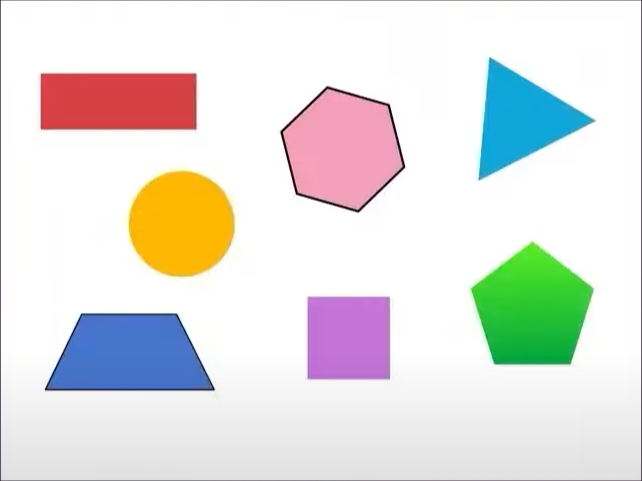
#> input picture Images/shapes.png, 642 x 481 px, found by its file name
$ jupyter execute '41_Contour Moments and Convex Hull using OpenCV.ipynb'
#> lines starting #> are read from the running program, lines starting #| are printed output that depends on the picture; after the words box and inside, x2 and y2 are one past the last pixel; in counts of white or black regions, pixels touching at a corner belong together
**41_Contour Moments and Convex Hull using OpenCV**

[cell 1]
import cv2

[cell 2]
img = cv2.imread(r"C:\Users\hp\Documents\jupyter\OpenCV by WsCube Tech\Images\shapes.png")
#> img is the input picture: shape (481, 642, 3); mean B, G, R 223.4, 226.5, 227.3
#To create contour first convert image into gray scale
gray = cv2.cvtColor(img, cv2.COLOR_BGR2GRAY)
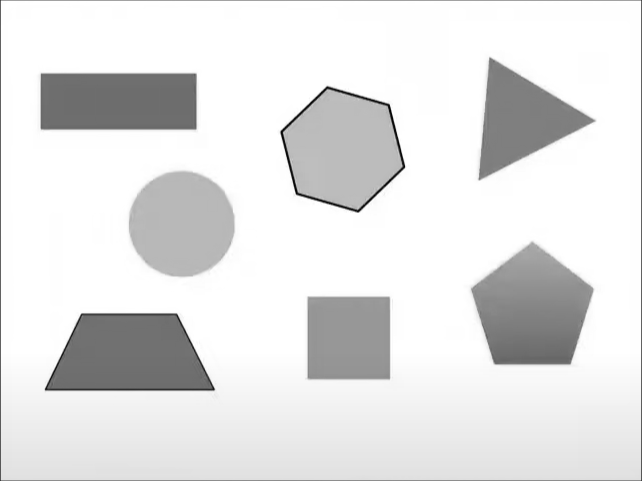
#> gray: shape (481, 642); min 1, max 255, mean 226.4

# Create threshold image
## boolean data, threshold data
# _,thr = cv2.threshold(gray,100,255,cv2.THRESH_BINARY) # too few colors only
# _,thr = cv2.threshold(gray,200,255,cv2.THRESH_BINARY) # proper but some noise
_,thr = cv2.threshold(gray,220,255,cv2.THRESH_BINARY)  # perfect threshold image
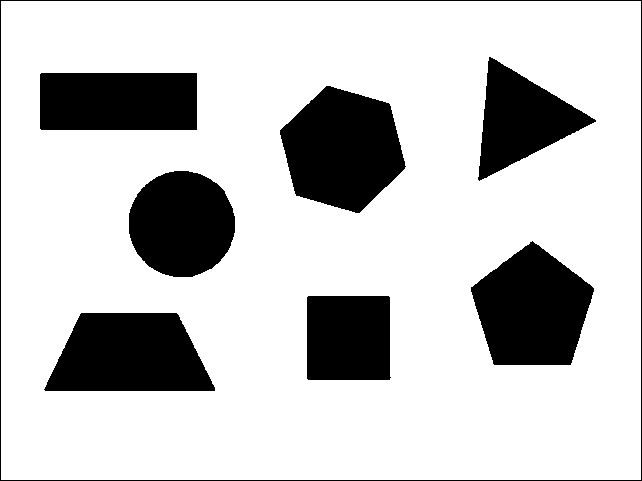
#> thr: shape (481, 642); 78.4% white; 8 black regions

# Contour
## contour, hex
cnt,hir = cv2.findContours(thr,cv2.RETR_TREE,cv2.CHAIN_APPROX_SIMPLE)
#> cnt = 8 contours; box (x1, y1, x2, y2) and area: (1, 1, 641, 480) 305442, (279, 85, 407, 214) 11426, (470, 240, 595, 366) 10845, (43, 312, 216, 392) 10715, (39, 72, 198, 131) 9159, (128, 170, 236, 278) 9028, (477, 56, 597, 182) 7300, (306, 295, 392, 381) 7134; hir = [[-1, -1, 1, -1], [2, -1, -1, 0], [3, 1, -1, 0], [4, 2, -1, 0], [5, 3, -1, 0], [6, 4, -1, 0], [7, 5, -1, 0], [-1, 6, -1, 0]]


# Find Area
## find center
ar = []
for c in cnt:
    m = cv2.moments(c)  # moments
    x = int(m["m10"]/m["m00"])   #formula for finding center    # int for convert into integer
    y = int(m["m01"]/m["m00"])   #formula for finding center    # int for convert into integer
    ## Draw Contour
    cv2.drawContours(img,cnt,-1,(0,0,255),2)
    ## for center
    cv2.circle(img,(x,y),5,(255,0,0),-1)
    a = cv2.contourArea(c)
    ar.append(a)

    # For Convex Hull --> for cover maximum part (detection)
    ##  Count the length of arc in area and find maximum area
    ep = 0.001*cv2.arcLength(c,True)
    d = cv2.approxPolyDP(c,ep,True)
    h = cv2.convexHull(d)    #for Convex hull
    x,y,w,h = cv2.boundingRect(h)     #boundary conditions
    cv2.rectangle(img,(x,y),(x+w,y+h),(0,255,0),5)
#> this loop made 8 passes
#> (a, ep, w, h) on passes 2 to 8: (10715, 0.455, 173, 80), (7134.5, 0.335, 86, 86), (10845, 0.415, 125, 126), (9028, 0.357, 108, 108), (11425.5, 0.417, 128, 129), (9159, 0.428, 159, 59), (7300, 0.407, 120, 126)
#> (a, ep, d, h, w) on pass 1: (305442, 2.23, [[1, 1], [1, 479], [640, 479], [640, 1]], 479, 640)
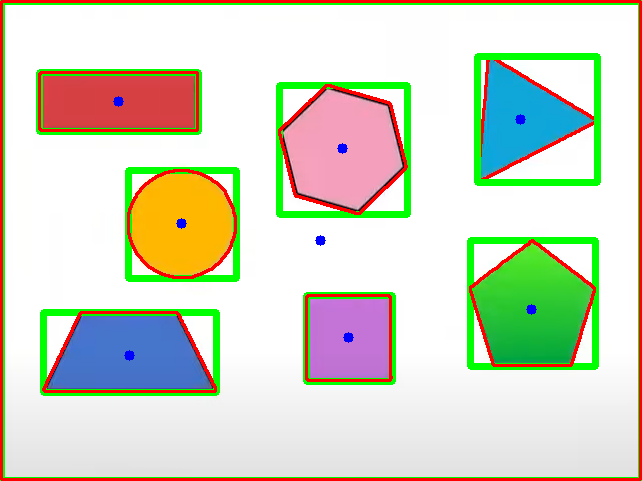
#> img: shape (481, 642, 3); 12.16% of pixels changed, all inside (x1, y1, x2, y2) = (0, 0, 642, 481)
#> after the loop, ar = [305442, 10715, 7134.5, 10845, 9028, 11425.5, 9159, 7300]

print(ar)
#| [305442.0, 10715.0, 7134.5, 10845.0, 9028.0, 11425.5, 9159.0, 7300.0]
cv2.imshow("Shapes", img)
# cv2.imshow("Gray", gray)
cv2.imshow("Threshold", thr)
cv2.waitKey(0)
cv2.destroyAllWindows()
